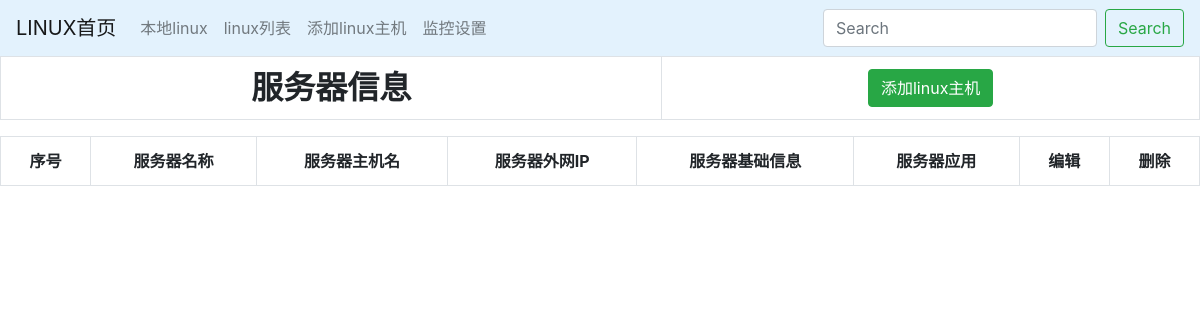
Page /detail/ on the earlier database version.
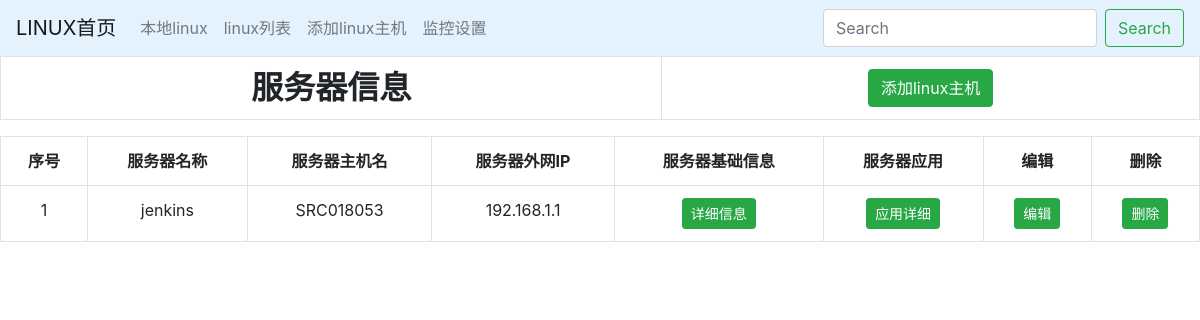
Same page on the later database version.
### RemoteLinux/models.py (models this page shows)
class NewLinux(models.Model):
	linux_name = models.CharField(max_length=100,  blank=True)
	linux_ip = models.CharField(max_length=100)
	linux_hostname = models.CharField(max_length=100,  blank=True)
	linux_port = models.CharField(max_length=100)
	linux_user = models.CharField(max_length=100)
	linux_passwd = models.CharField(max_length=100)
	linux_app = models.CharField(max_length=500, blank=True)
	class Meta:
		db_table = "linux-info"

### RemoteLinux/views.py (the view)
# urls.py: path('detail/', views.linux_detail, name='linux_detail'),
def linux_detail(request):
    newlinux = NewLinux.objects.all()
    content = {'newlinux': newlinux, }
    return render(request, 'linux/detail.html', content)

### templates/linux/detail.html (shortened to what this page needs)
<!DOCTYPE html>
<html lang="en">
<head>
</head>
{% extends "base.html" %}
{% load staticfiles %}
{% block content %}
<body>
<table class="table table-hover table-bordered">
    <thred>
        <th class="text-center h2"><b>服务器信息</b></th>
        <th class="text-center">
            <a href="{% url 'linux_create' %}"  class="btn btn-success">添加linux主机</a>
        </th>
    </thred>
</table>
<table class="table table-hover table-bordered">
    <thred>
        <th class="text-center">序号</th>
        <th class="text-center">服务器名称</th>
        <th class="text-center">服务器主机名</th>
        <th class="text-center">服务器外网IP</th>
        <th class="text-center">服务器基础信息</th>
        <th class="text-center">服务器应用</th>
        <th class="text-center">编辑</th>
        <th class="text-center">删除</th>
    </thred>
    {% for a in newlinux %}
    <tr class="text-center">
        <td>{{ forloop.counter }}</td>
        <td>{{ a.linux_name }}</td>
        <td>{{ a.linux_hostname }}</td>
        <td>{{ a.linux_ip }}</td>
        <td><a href="{% url 'linux_list_detail' a.id %}" class="btn btn-success btn-sm">详细信息</a></td>
        <td><a href="{% url 'linux_list_app' a.id %}" class="btn btn-success btn-sm">应用详细</a></td>
        <td><a href="{% url 'linux_update' a.id %}" class="btn btn-success btn-sm">编辑</a></td>
        <td><a href="{% url 'linux_delete' a.id %}" class="btn btn-success btn-sm">删除</a></td>
    </tr>
    {% endfor %}
</table>
</body>
{% endblock content %}

### templates/base.html (shortened to what this page needs)
{% load staticfiles %}
<!DOCTYPE html>
<html lang="zh-cn">
<head>
    <link rel="stylesheet" href="{% static 'bootstrap/css/bootstrap.css' %}">
    <link rel="stylesheet" href="{% static 'md_css/monokai.css' %}">
</head>
<body>
    {% include 'header.html' %}
    <div>
        {% block content %}{% endblock content %}
    </div>
</body>
</html>

### templates/header.html (shortened to what this page needs)
<!DOCTYPE html>
<html lang="zh-cn">
<head>
</head>
{% load staticfiles %}
<body style="background-image: url({% static "images/maomao.jpg"%})">
  <nav class="navbar navbar-expand-lg navbar-light" style="background-color: #e3f2fd;">
  <a class="navbar-brand" href="{% url 'index' %}">LINUX首页</a>
  <div class="collapse navbar-collapse" id="navbarTogglerDemo02">
    <ul class="navbar-nav mr-auto mt-2 mt-lg-0">
      <li class="nav-item">
        <a class="nav-link" href="{% url 'linux' %}">本地linux</a>
      </li>
      <li class="nav-item">
        <a class="nav-link" href="{% url 'linux_detail' %}">linux列表</a>
      </li>
      <li class="nav-item">
        <a class="nav-link" href="{% url 'linux_create' %}">添加linux主机</a>
      </li>
      <li class="nav-item">
        <a class="nav-link" href="{% url 'monitor:monitor_index' %}">监控设置</a>
      </li>
    </ul>
    <form class="form-inline my-2 my-lg-0" id="search_data" method="get" action="/search/">
      <input class="form-control mr-sm-2" type="search" placeholder="Search" name="search">
      <button class="btn btn-outline-success my-2 my-sm-0" type="submit" id="search">Search</button>
    </form>
  </div>
</nav>
</body>
</html>

Differences in the rows shown:
added NewLinux: linux_name "jenkins", linux_hostname "SRC018053", linux_ip "192.168.1.1"
